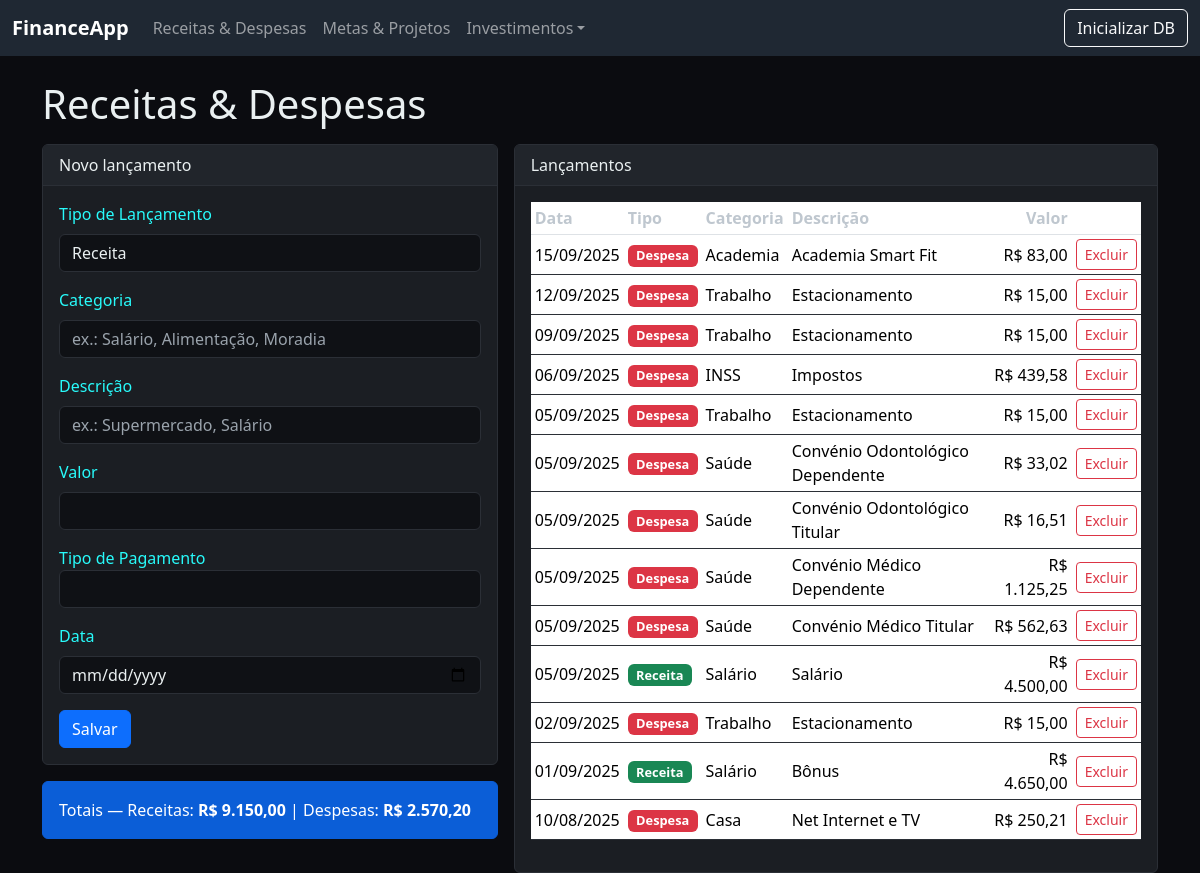
The page /transacoes on the database as committed earlier.
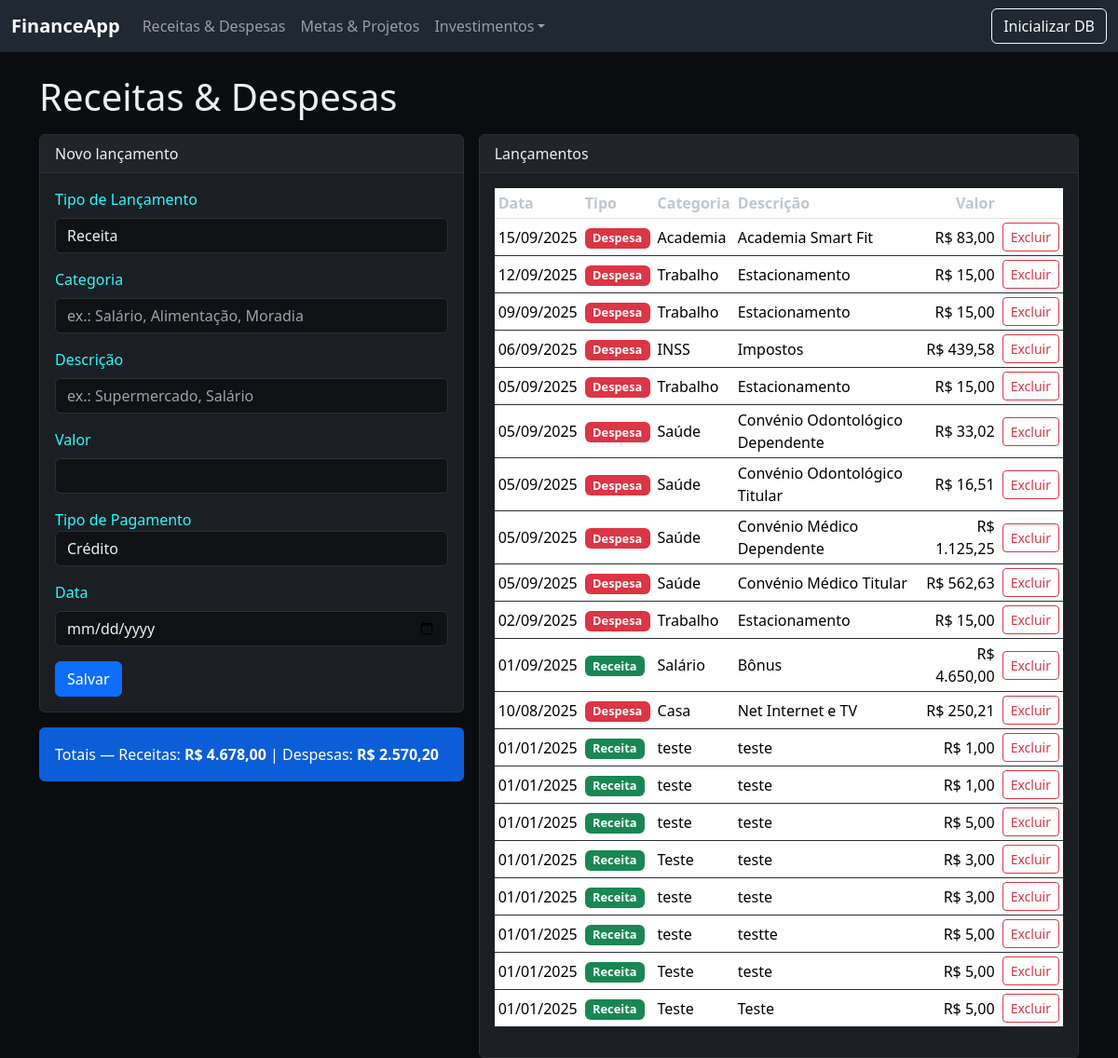
The same page on the database as committed later.
### app.py (models this page shows)
class Transaction(db.Model):
    __tablename__ = 'transactions'
    id = db.Column(db.Integer, primary_key=True)
    tipo = db.Column(db.String(20), nullable=False)  # 'receita' ou 'despesa'
    categoria = db.Column(db.String(50), nullable=True)  # opcional (ex: alimentação, salário)
    descricao = db.Column(db.String(200), nullable=False)
    valor = db.Column(db.Float, nullable=False)
    data = db.Column(db.Date, nullable=False, default=datetime.utcnow)

### app.py (the view, shortened to what this page needs)
@app.route('/transacoes', methods=['GET', 'POST'])
def transacoes():
    trans = Transaction.query.order_by(Transaction.data.desc(), Transaction.id.desc()).all()
    total_receitas = sum(t.valor for t in trans if t.tipo == 'receita')
    total_despesas = sum(t.valor for t in trans if t.tipo == 'despesa')
    payment_tp = payment_type.query.all()
    return render_template('transacoes.html', transacoes=trans,
                           total_receitas=total_receitas, total_despesas=total_despesas, payment_type=payment_tp,)

### app.py (called while the page is built)
def money(n):
    return f"R$ {n:,.2f}".replace(",", "X").replace(".", ",").replace("X", ".")

### templates/transacoes.html (shortened to what this page needs)
{% extends "base.html" %}
{% block content %}
<h1 class="mb-3">Receitas & Despesas</h1>
<div class="row g-3">
  <div class="col-md-5">
    <div class="card">
      <div class="card-header">Novo lançamento</div>
      <div class="card-body">
        <form method="post">
          <div class="mb-3">
            <label class="form-label">Tipo de Lançamento</label>
            <select class="form-select" name="tipo" required>
              <option value="receita">Receita</option>
            </select>
          </div>
          <div class="mb-3">
            <label class="form-label">Categoria</label>
            <input class="form-control" name="categoria" placeholder="ex.: Salário, Alimentação, Moradia">
          </div>
          <div class="mb-3">
            <label class="form-label">Descrição</label>
            <input class="form-control" name="descricao" required placeholder="ex.: Supermercado, Salário">
          </div>
          <div class="mb-3">
            <label class="form-label">Valor</label>
            <input type="number" step="0.01" class="form-control" name="valor" required>
          </div>
          <div class="mb-3">
            <label class="from-label">Tipo de Pagamento</label>
            <select  step="0.01" class="form-control" name="tipo_pagamento">
              {% for pay_tp in payment_type %}
              <option>{{ pay_tp.name_payment_type }}</option>
              {% endfor %}
            </select>
          </div>
          <div class="mb-3">
            <label class="form-label">Data</label>
            <input type="date" class="form-control" name="data">
          </div>
          <button class="btn btn-primary">Salvar</button>
        </form>
      </div>
    </div>
    <div class="mt-3">
      <div class="alert alert-info">Totais — Receitas: <strong>{{ total_receitas|money }}</strong> | Despesas: <strong>{{ total_despesas|money }}</strong></div>
    </div>
  </div>
  <div class="col-md-7">
    <div class="card">
      <div class="card-header">Lançamentos</div>
      <div class="card-body table-responsive">
        <table class="table table-sm align-middle">
          <thead><tr><th>Data</th><th>Tipo</th><th>Categoria</th><th>Descrição</th><th class="text-end">Valor</th><th></th></tr></thead>
          <tbody>
            {% for t in transacoes %}
            <tr>
              <td>{{ t.data.strftime('%d/%m/%Y') }}</td>
              <td><span class="badge {{ 'bg-success' if t.tipo=='receita' else 'bg-danger' }}">{{ t.tipo.title() }}</span></td>
              <td>{{ t.categoria or '-' }}</td>
              <td>{{ t.descricao }}</td>
              <td class="text-end">{{ t.valor|money }}</td>
              <td class="text-end">
                <form method="post" action="{{ url_for('excluir_transacao', tid=t.id) }}" onsubmit="return confirm('Excluir este lançamento?')">
                  <button class="btn btn-sm btn-outline-danger">Excluir</button>
                </form>
              </td>
            </tr>
            {% endfor %}
          </tbody>
        </table>
      </div>
    </div>
  </div>
</div>
{% endblock %}

### templates/base.html (shortened to what this page needs)
<!doctype html>
<html lang="pt-br">
<head>
  <link href="https://cdn.jsdelivr.net/npm/bootstrap@5.3.2/dist/css/bootstrap.min.css" rel="stylesheet">
  <link rel="stylesheet" href="{{ url_for('static', filename='styles.css') }}">
</head>
<body>
<nav class="navbar navbar-expand-lg navbar-dark bg-dark mb-4">
  <div class="container-fluid">
    <a class="navbar-brand fw-bold" href="{{ url_for('dashboard') }}">FinanceApp</a>
    <div class="collapse navbar-collapse" id="nav">
      <ul class="navbar-nav me-auto mb-2 mb-lg-0">
        <li class="nav-item"><a class="nav-link" href="{{ url_for('transacoes') }}">Receitas & Despesas</a></li>
        <li class="nav-item"><a class="nav-link" href="{{ url_for('metas') }}">Metas & Projetos</a></li>
        <li class="nav-item dropdown">
          <a class="nav-link dropdown-toggle" href="#" role="button" data-bs-toggle="dropdown" aria-expanded="false">Investimentos</a>
        </li>
      </ul>
      <a class="btn btn-outline-light" href="{{ url_for('init_db') }}">Inicializar DB</a>
    </div>
  </div>
</nav>
<div class="container">
  {% block content %}{% endblock %}
</div>
</body>
</html>

### static/styles.css (style rules this page uses)
body { background: #0b0c10; color: #eaf0f1; }
.navbar { background: #1f2833 !important; }
.card { background: #1b1e23; border: 1px solid #2b2f36; color:#28fbfb }
.card-header { background: #21252b; color: #eaf0f1; border-bottom: 1px solid #2b2f36; }
.table { color: #eaf0f1; }
.table thead th { color: #bfc7cf; }
.table tbody tr { border-color: #2b2f36 }
.alert-info { background: #0b5ed7; border-color: #0b5ed7; color: #fff; }
.badge { font-size: .8rem; }
.btn-outline-danger { border-color: #dc3545; color: #dc3545; }
a, .btn-link { color: #66fcf1; }
.form-control, .form-select { background: #0f1115; color: #eaf0f1; border: 1px solid #2b2f36; }
.form-control::placeholder { color: #9aa3ac; }

Rows that differ between the two databases and show on the page:
removed Transaction: data "05/09/2025", tipo "Receita", categoria "Salário", descricao "Salário", valor "R$ 4.500,00"
added Transaction: data "01/01/2025", tipo "Receita", categoria "teste", descricao "teste", valor "R$ 1,00"
added Transaction: data "01/01/2025", tipo "Receita", categoria "teste", descricao "teste", valor "R$ 1,00"
added Transaction: data "01/01/2025", tipo "Receita", categoria "teste", descricao "teste", valor "R$ 5,00"
added Transaction: data "01/01/2025", tipo "Receita", categoria "Teste", descricao "teste", valor "R$ 3,00"
added Transaction: data "01/01/2025", tipo "Receita", categoria "teste", descricao "teste", valor "R$ 3,00"
added Transaction: data "01/01/2025", tipo "Receita", categoria "teste", descricao "testte", valor "R$ 5,00"
added Transaction: data "01/01/2025", tipo "Receita", categoria "Teste", descricao "teste", valor "R$ 5,00"
added Transaction: data "01/01/2025", tipo "Receita", categoria "Teste", descricao "Teste", valor "R$ 5,00"
Other text that changed with them:
form field tipo_pagamento: (not shown) → "Crédito"
{{ total_receitas|money }}: "R$ 9.150,00" → "R$ 4.678,00"
